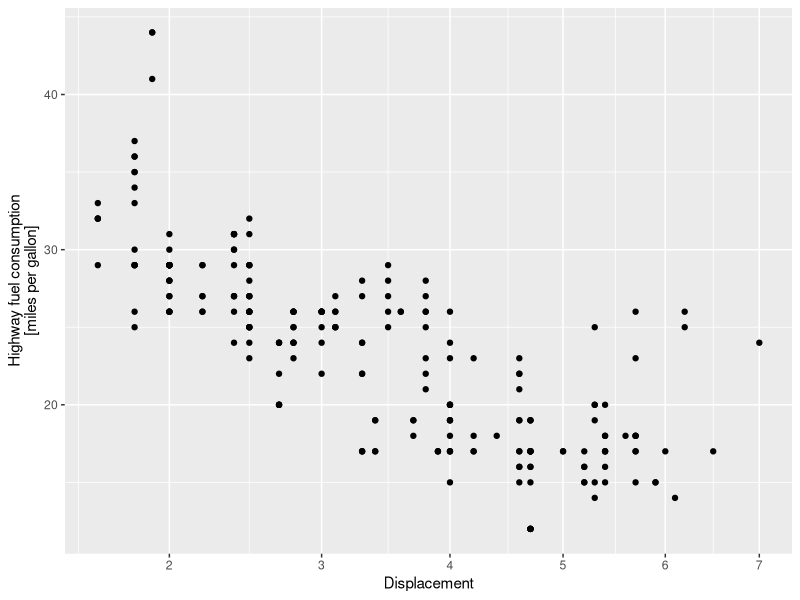
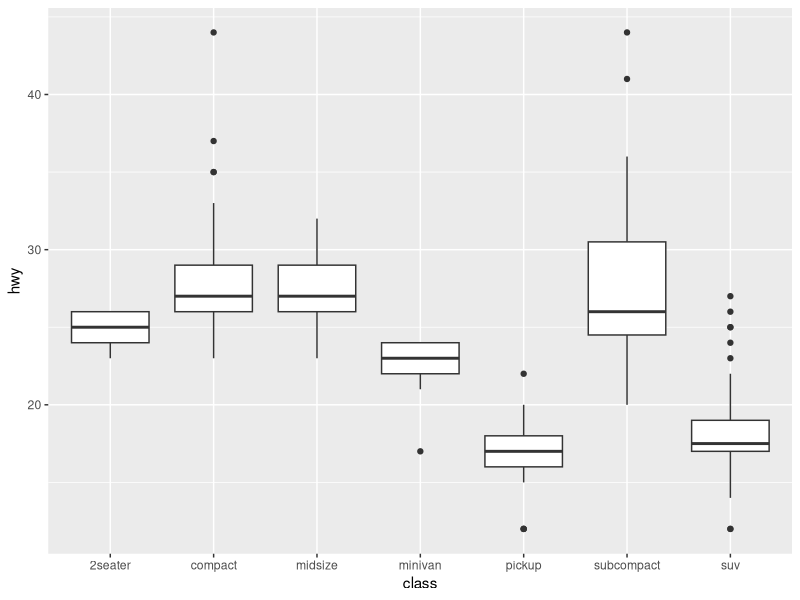
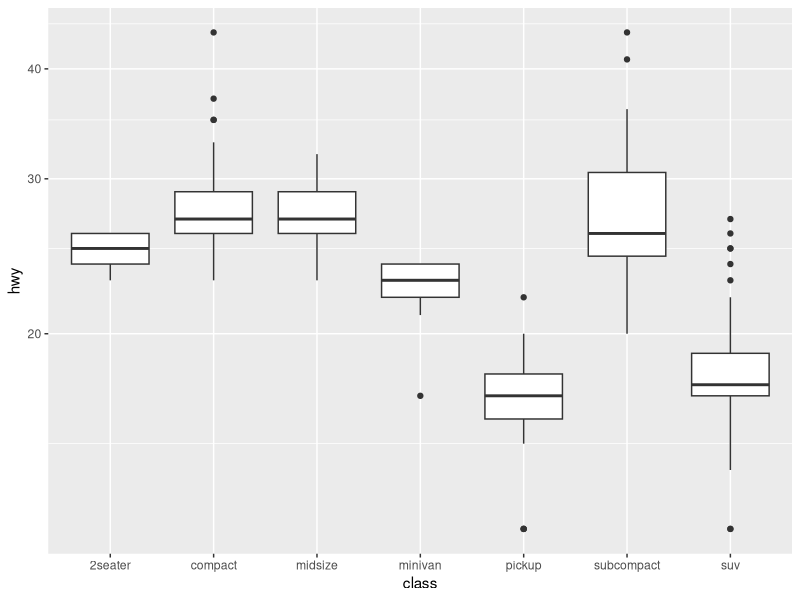
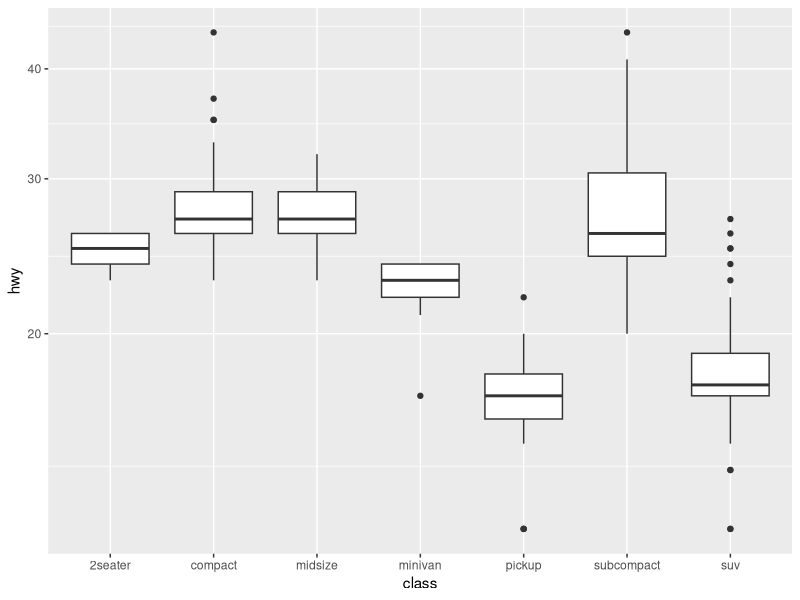

Recreate these plots in R, in order.
library(tidyverse)

mpg %>%
  ggplot(aes(x = displ, y = hwy)) +
  geom_point() +
  scale_x_continuous("Displacement") +
  scale_y_continuous("Highway fuel consumption\n[miles per gallon]") +
  coord_trans(x = "sqrt")

mpg %>%
  ggplot(aes(x = class, y = hwy)) +
  geom_boxplot()

mpg %>%
  ggplot(aes(x = class, y = hwy)) +
  geom_boxplot() +
  coord_trans(y = "log10")

mpg %>%
  ggplot(aes(x = class, y = hwy)) +
  geom_boxplot() +
  scale_y_log10()
